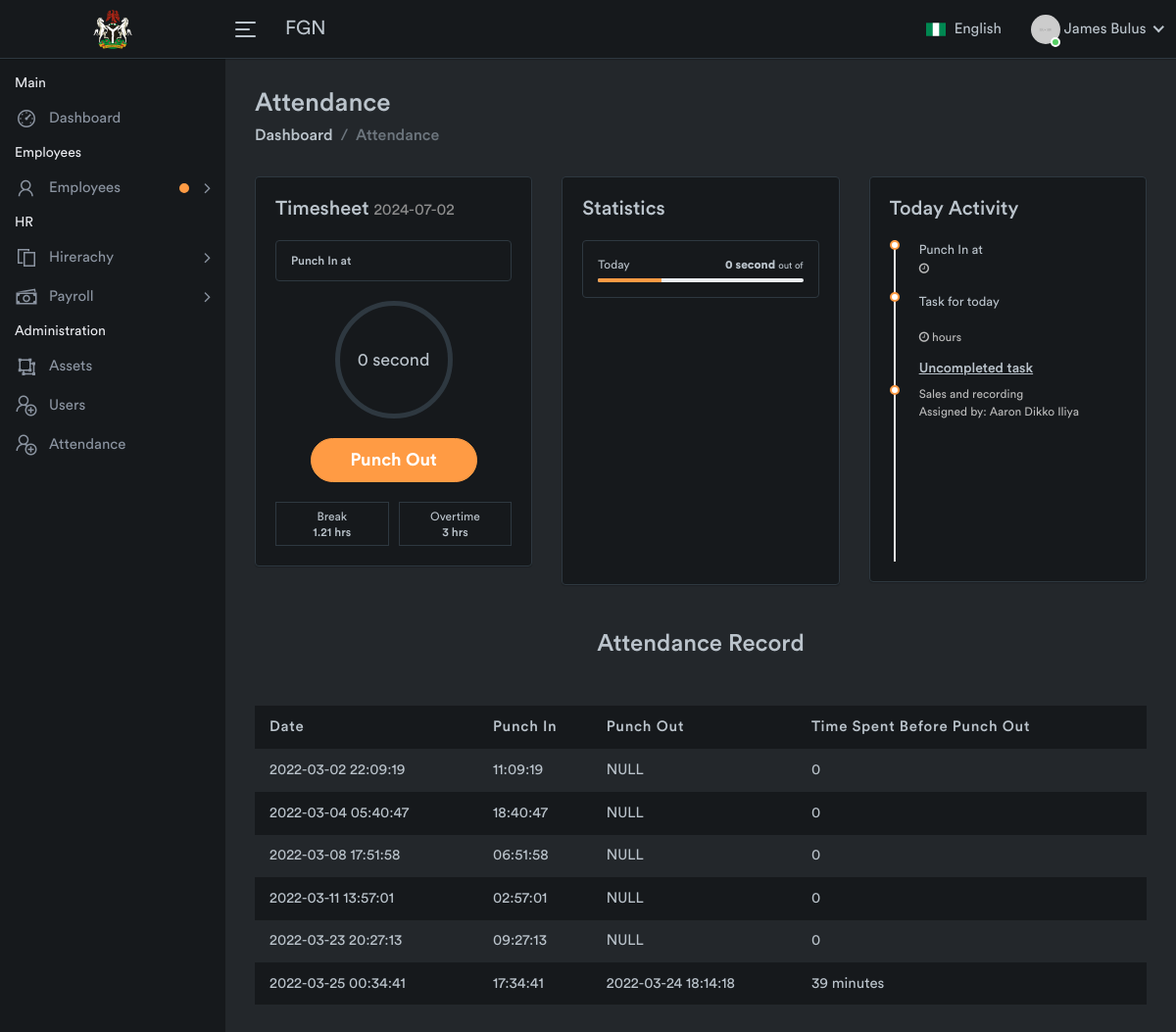
The page /adminattendance.php (signed in) on the database its author committed.
### tables this page shows
CREATE TABLE IF NOT EXISTS `task` (
  `id` int(255) NOT NULL AUTO_INCREMENT,
  `assigned_by` varchar(255) NOT NULL,
  `assigned_to` varchar(255) NOT NULL,
  `duration` varchar(255) NOT NULL,
  `task_title` varchar(255) NOT NULL,
  `complete_status` tinyint(1) NOT NULL DEFAULT '0',
  `date` timestamp NOT NULL DEFAULT CURRENT_TIMESTAMP,
  PRIMARY KEY (`id`)
);

CREATE TABLE IF NOT EXISTS `employee` (
  `id` int(6) NOT NULL AUTO_INCREMENT,
  `name` varchar(255) NOT NULL,
  `email` varchar(255) NOT NULL,
  `empID` varchar(255) NOT NULL,
  `joiningDate` varchar(255) NOT NULL,
  `phone` varchar(14) NOT NULL,
  `department` varchar(255) NOT NULL,
  `address` varchar(255) DEFAULT NULL,
  `Gender` varchar(255) DEFAULT NULL,
  `dob` varchar(255) DEFAULT NULL,
  `isAdmin` int(6) NOT NULL DEFAULT '0',
  `password` varchar(255) NOT NULL,
  `account` int(15) DEFAULT NULL,
  `bank` varchar(255) DEFAULT NULL,
  `picture` varchar(255) DEFAULT NULL,
  PRIMARY KEY (`id`)
);

CREATE TABLE IF NOT EXISTS `attendance` (
  `id` int(6) NOT NULL AUTO_INCREMENT,
  `emp_id` varchar(20) NOT NULL,
  `time_in` varchar(255) NOT NULL,
  `time_out` varchar(255) NOT NULL,
  `time_spend` varchar(255) NOT NULL DEFAULT '0',
  `date` timestamp NOT NULL,
  `month` int(255) NOT NULL,
  PRIMARY KEY (`id`)
);

### class.php (called while the page is built, shortened)
<?php
class major{
	public $connect;
	public $query;
	public $statement;
    public $today;
	function __construct()
	{
		$this->connect = new PDO("mysql:host=localhost;dbname=fgnpayroll", "root", "");
		$this->today = date("Y-m-d");
	}
    function execute($data = null)
	{
		try{
		$this->statement = $this->connect->prepare($this->query);
		if($data)
		{
			$this->statement->execute($data);
		}
		else
		{
			$this->statement->execute();
		}
	}catch(PDOException $e){
     $e->getMessage();
	}
	}
	function row_count()
	{
		return $this->statement->rowCount();
	}
	function get_result()
	{
		return $this->connect->query($this->query, PDO::FETCH_ASSOC);
	}
    function check_today_attedance(){
        $today = $this->today;
        $this->query="
        SELECT * FROM attendance WHERE (date LIKE '$today%') AND (emp_id='$_SESSION[ID]')
        ";
        $this->execute();
        $count = $this->row_count();
        if($count == 0){
            return 0;
        }else{
            return 1;
        }
    }
    function get_employee_name($id){
        $this->query="
        SELECT * FROM employee WHERE  id='$id'
        ";
        $this->execute();
        $row = $this->get_result();
        foreach($row as $res){
            return $res['name'];
        }
    }
    function get_time_in(){
        $today = $this->today;
        $this->query="
        SELECT * FROM attendance WHERE  (date LIKE '$today%') AND emp_id='$_SESSION[ID]'
        ";
    }
    function get_punch_out_status(){
        $today = $this->today;
        $this->query="
        SELECT * FROM attendance WHERE  (date LIKE '$today%') AND emp_id='$_SESSION[ID]'
        ";
        $this->execute();
        $row = $this->get_result();
    }
function get_today_task(){
    $today = $this->today;
    $this->query="
    SELECT * FROM task WHERE  (date LIKE '$today%') AND assigned_to='$_SESSION[ID]'
    ";
}
function get_today_task_duration(){
    $today = $this->today;
    $this->query="
    SELECT * FROM task WHERE  (date LIKE '$today%') AND assigned_to='$_SESSION[ID]'
    ";
}
}
?>

### adminattendance.php (the view, shortened to what this page needs)
<?php
include('class.php');
$object = new major;
$today_date = $object->today;
$now = $object->now;
$attendance_today =$object->check_today_attedance();
$emp_id = $_SESSION['ID'];
$now_in_ts = $object->now_in_ts;
$month = date('m');
if($attendance_today == 0){
	$object->query="
      INSERT INTO attendance(emp_id,time_in,time_out,time_spend,date,month)
	  VALUES('$emp_id','$now','NULL','0','$now_in_ts','$month')
	";
	$object->execute();
	$duration = "0 second";
}else{
	$punch_in = strtotime($object->get_punch_in_time());
	$duration = $object->GetTimeDiff($punch_in);
}
?>
<?php include('include/header.php') ?>
<?php include('include/sidenav.php') ?>
<?php include('include/nav.php') ?>
<div class="page-wrapper">
    <div class="content container-fluid">
        <div class="page-header">
            <div class="row">
                <div class="col-sm-12">
                    <h3 class="page-title">Attendance</h3>
                    <ul class="breadcrumb">
                        <li class="breadcrumb-item"><a href="index.php">Dashboard</a></li>
                        <li class="breadcrumb-item active">Attendance</li>
                    </ul>
                </div>
            </div>
        </div>
        <div class="row">
            <div class="col-md-4">
                <div class="card punch-status">
                    <div class="card-body">
                        <h5 class="card-title">Timesheet <small class="text-muted"><?php echo $today_date?></small></h5>
                        <div class="punch-det">
                            <h6>Punch In at</h6>
                        </div>
                        <div class="punch-info">
                            <div class="punch-hours">
                                <?php
                                   $punch_out =  $object->get_punch_out_status();
                                   if($punch_out==0){
                                ?>
                                <span><?php
                                                                echo $duration;
                                   }else{
                                     echo  "<span style='color:red'>Punched out.</span>";
                                   }
                                ?></span>
                            </div>
                        </div>
                        <div class="punch-btn-section">
                            <button type="button" class="btn btn-primary punch-btn" data-toggle="modal"
                                data-target="#punch_out">Punch
                                Out</button>
                        </div>
                        <div class="statistics">
                            <div class="row">
                                <div class="col-md-6 col-6 text-center">
                                    <div class="stats-box">
                                        <p>Break</p>
                                        <h6>1.21 hrs</h6>
                                    </div>
                                </div>
                                <div class="col-md-6 col-6 text-center">
                                    <div class="stats-box">
                                        <p>Overtime</p>
                                        <h6>3 hrs</h6>
                                    </div>
                                </div>
                            </div>
                        </div>
                    </div>
                </div>
            </div>
            <div class="col-md-4">
                <div class="card att-statistics">
                    <div class="card-body">
                        <h5 class="card-title">Statistics</h5>
                        <div class="stats-list">
                            <div class="stats-info">
                                <p>Today <strong><?php echo $duration ?> <small>out of
                                            <?php echo $object->get_today_task_duration() ?></small></strong></p>
                                <div class="progress">
                                    <div class="progress-bar bg-primary" role="progressbar" style="width: 31%"
                                        aria-valuenow="31" aria-valuemin="0" aria-valuemax="100"></div>
                                </div>
                            </div>
                        </div>
                    </div>
                </div>
            </div>
            <div class="col-md-4">
                <div class="card recent-activity">
                    <div class="card-body">
                        <h5 class="card-title">Today Activity</h5>
                        <ul class="res-activity-list">
                            <li>
                                <p class="mb-0">Punch In at</p>
                                <p class="res-activity-time">
                                    <i class="fa fa-clock-o"></i>
                                </p>
                            </li>
                            <li>
                                <p class="mb-0">Task for today</p>
                                <p class="res-activity-time">
                                </p>
                                <p class="res-activity-time">
                                    <i class="fa fa-clock-o"></i>
                                    <?php echo $object->get_today_task_duration()?> hours
                                </p>
                            </li>
                            <h5 style="text-decoration:underline">Uncompleted task</h5>
                            <?php
                                            $object->query="
											SELECT * FROM task WHERE complete_status = '0' AND assigned_to='$_SESSION[ID]'
											";
											$object->execute();
											$count = $object->row_count();
											if($count != 0){
											$row = $object->get_result();
											foreach($row as $res){
										?>
                            <li>
                                <p class="res-activity-time">
                                    <?php echo $res['task_title']?>
                                </p>
                                <p class="res-activity-time">
                                    Assigned by: <?php echo $object->get_employee_name($res['assigned_by'])?>
                                </p>
                            </li>
                            <?php
											}
											}
										?>
                        </ul>
                    </div>
                </div>
            </div>
        </div>
        <h3 class="text-center mt-3 mb-5">Attendance Record</h3>
        <div class="row">
            <div class="col-lg-12">
                <div class="table-responsive">
                    <table class="table table-striped custom-table mb-0">
                        <thead>
                            <tr>
                                <th>Date </th>
                                <th>Punch In</th>
                                <th>Punch Out</th>
                                <th>Time Spent Before Punch Out</th>
                            </tr>
                        </thead>
                        <tbody>
                            <?php
                                           $object->query="
										   SELECT * FROM attendance WHERE emp_id='$_SESSION[ID]'
										   ";
										   $object->execute();
										   $row = $object->get_result();
										   foreach($row as $res){
                                        ?>
                            <tr>
                                <td><?php echo $res['date']?></td>
                                <td><?php echo $res['time_in']?></td>
                                <td><?php echo $res['time_out']?></td>
                                <td><?php echo $res['time_spend']?></td>
                            </tr>
                            <?php
										   }
										?>
                        </tbody>
                    </table>
                </div>
            </div>
        </div>
    </div>
</div>
</div>
</body>
</html>

### rows shown on the page
task: task_title "Sales and recording", assigned_by.name "Aaron Dikko Iliya"
attendance: date "2022-03-02 22:09:19", time_in "11:09:19", time_out "NULL", time_spend "0"
attendance: date "2022-03-04 05:40:47", time_in "18:40:47", time_out "NULL", time_spend "0"
attendance: date "2022-03-08 17:51:58", time_in "06:51:58", time_out "NULL", time_spend "0"
attendance: date "2022-03-11 13:57:01", time_in "02:57:01", time_out "NULL", time_spend "0"
attendance: date "2022-03-23 20:27:13", time_in "09:27:13", time_out "NULL", time_spend "0"
attendance: date "2022-03-25 00:34:41", time_in "17:34:41", time_out "2022-03-24 18:14:18", time_spend "39 minutes"

### other values the page prints
$_SESSION['name'] "James Bulus"
$today_date "2024-07-02"
$duration "0 second"
